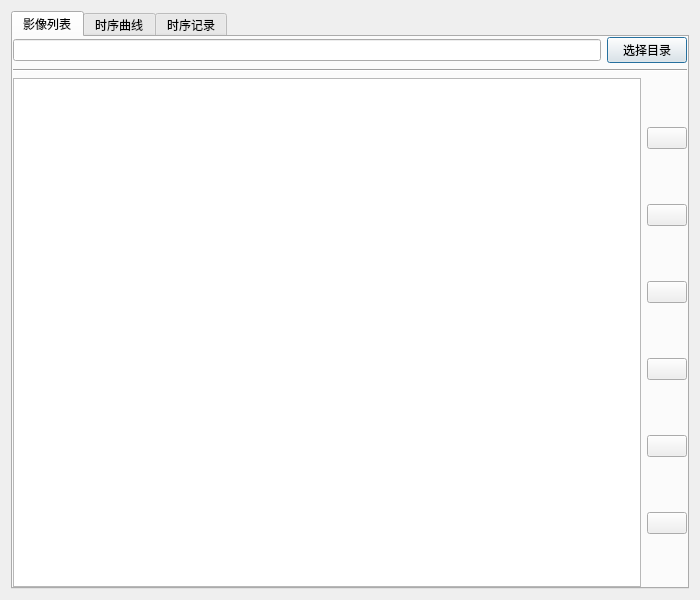
<?xml version="1.0" encoding="UTF-8"?>
<ui version="4.0">
 <class>TimeSeriesViewingToolDialogBase</class>
 <widget class="QDialog" name="TimeSeriesViewingToolDialogBase">
  <property name="geometry">
   <rect>
    <x>0</x>
    <y>0</y>
    <width>700</width>
    <height>600</height>
   </rect>
  </property>
  <property name="sizePolicy">
   <sizepolicy hsizetype="Fixed" vsizetype="Fixed">
    <horstretch>0</horstretch>
    <verstretch>0</verstretch>
   </sizepolicy>
  </property>
  <property name="minimumSize">
   <size>
    <width>700</width>
    <height>600</height>
   </size>
  </property>
  <property name="maximumSize">
   <size>
    <width>700</width>
    <height>600</height>
   </size>
  </property>
  <property name="windowTitle">
   <string>Time Series Viewing Tool</string>
  </property>
  <layout class="QGridLayout" name="gridLayout">
   <item row="0" column="0">
    <widget class="QTabWidget" name="tabContainer">
     <property name="currentIndex">
      <number>0</number>
     </property>
     <widget class="QWidget" name="twImages">
      <attribute name="title">
       <string>影像列表</string>
      </attribute>
      <layout class="QGridLayout" name="gridLayout_2">
       <property name="leftMargin">
        <number>0</number>
       </property>
       <property name="topMargin">
        <number>0</number>
       </property>
       <property name="rightMargin">
        <number>0</number>
       </property>
       <property name="bottomMargin">
        <number>0</number>
       </property>
       <item row="0" column="0">
        <layout class="QVBoxLayout" name="verticalLayout">
         <item>
          <layout class="QHBoxLayout" name="horizontalLayout_2">
           <property name="leftMargin">
            <number>0</number>
           </property>
           <item>
            <widget class="QLineEdit" name="leImagesDir"/>
           </item>
           <item>
            <widget class="QPushButton" name="pbSelectDir">
             <property name="text">
              <string>选择目录</string>
             </property>
            </widget>
           </item>
          </layout>
         </item>
         <item>
          <widget class="Line" name="line">
           <property name="orientation">
            <enum>Qt::Horizontal</enum>
           </property>
          </widget>
         </item>
         <item>
          <layout class="QHBoxLayout" name="horizontalLayout">
           <item>
            <widget class="QTableWidget" name="tbImages">
             <property name="sizePolicy">
              <sizepolicy hsizetype="Expanding" vsizetype="Expanding">
               <horstretch>8</horstretch>
               <verstretch>0</verstretch>
              </sizepolicy>
             </property>
            </widget>
           </item>
           <item>
            <layout class="QVBoxLayout" name="verticalLayout_2">
             <item>
              <widget class="QPushButton" name="pbAdd">
               <property name="text">
                <string/>
               </property>
              </widget>
             </item>
             <item>
              <widget class="QPushButton" name="pbClear">
               <property name="text">
                <string/>
               </property>
              </widget>
             </item>
             <item>
              <widget class="QPushButton" name="pbInsert">
               <property name="text">
                <string/>
               </property>
              </widget>
             </item>
             <item>
              <widget class="QPushButton" name="pbDelete">
               <property name="text">
                <string/>
               </property>
              </widget>
             </item>
             <item>
              <widget class="QPushButton" name="pbUp">
               <property name="text">
                <string/>
               </property>
              </widget>
             </item>
             <item>
              <widget class="QPushButton" name="pbDown">
               <property name="text">
                <string/>
               </property>
              </widget>
             </item>
            </layout>
           </item>
          </layout>
         </item>
        </layout>
       </item>
      </layout>
     </widget>
     <widget class="QWidget" name="twGraphics">
      <attribute name="title">
       <string>时序曲线</string>
      </attribute>
      <layout class="QGridLayout" name="gridLayout_3">
       <property name="leftMargin">
        <number>0</number>
       </property>
       <property name="topMargin">
        <number>0</number>
       </property>
       <property name="rightMargin">
        <number>0</number>
       </property>
       <property name="bottomMargin">
        <number>0</number>
       </property>
       <item row="0" column="0">
        <layout class="QVBoxLayout" name="verticalLayout_3">
         <item>
          <widget class="PlotWidget" name="gvPointRecords">
           <property name="sizePolicy">
            <sizepolicy hsizetype="Expanding" vsizetype="Expanding">
             <horstretch>0</horstretch>
             <verstretch>0</verstretch>
            </sizepolicy>
           </property>
          </widget>
         </item>
         <item>
          <widget class="QTableWidget" name="tbPointRecords">
           <property name="sizePolicy">
            <sizepolicy hsizetype="Expanding" vsizetype="Maximum">
             <horstretch>0</horstretch>
             <verstretch>0</verstretch>
            </sizepolicy>
           </property>
           <property name="maximumSize">
            <size>
             <width>16777215</width>
             <height>120</height>
            </size>
           </property>
          </widget>
         </item>
         <item>
          <layout class="QHBoxLayout" name="horizontalLayout_4">
           <item>
            <widget class="QLabel" name="label">
             <property name="text">
              <string>波段：</string>
             </property>
            </widget>
           </item>
           <item>
            <widget class="QComboBox" name="cbBandCount">
             <property name="editable">
              <bool>false</bool>
             </property>
             <property name="currentText">
              <string/>
             </property>
            </widget>
           </item>
           <item>
            <spacer name="horizontalSpacer_2">
             <property name="orientation">
              <enum>Qt::Horizontal</enum>
             </property>
             <property name="sizeHint" stdset="0">
              <size>
               <width>40</width>
               <height>20</height>
              </size>
             </property>
            </spacer>
           </item>
           <item>
            <widget class="QPushButton" name="pbSaveImage">
             <property name="text">
              <string>保存图像</string>
             </property>
            </widget>
           </item>
           <item>
            <widget class="QPushButton" name="pbAddtoRecords">
             <property name="text">
              <string>添加到记录</string>
             </property>
            </widget>
           </item>
          </layout>
         </item>
        </layout>
       </item>
      </layout>
     </widget>
     <widget class="QWidget" name="twRecords">
      <attribute name="title">
       <string>时序记录</string>
      </attribute>
      <layout class="QGridLayout" name="gridLayout_4">
       <item row="0" column="0">
        <layout class="QVBoxLayout" name="verticalLayout_4">
         <item>
          <widget class="QTableWidget" name="tbRecords"/>
         </item>
         <item>
          <layout class="QHBoxLayout" name="horizontalLayout_3">
           <item>
            <spacer name="horizontalSpacer">
             <property name="orientation">
              <enum>Qt::Horizontal</enum>
             </property>
             <property name="sizeHint" stdset="0">
              <size>
               <width>40</width>
               <height>20</height>
              </size>
             </property>
            </spacer>
           </item>
           <item>
            <widget class="QComboBox" name="cbExportFormat">
             <property name="editable">
              <bool>false</bool>
             </property>
             <property name="currentIndex">
              <number>-1</number>
             </property>
            </widget>
           </item>
           <item>
            <widget class="QPushButton" name="pbExport">
             <property name="text">
              <string>导出数据</string>
             </property>
            </widget>
           </item>
          </layout>
         </item>
        </layout>
       </item>
      </layout>
     </widget>
    </widget>
   </item>
  </layout>
 </widget>
 <customwidgets>
  <customwidget>
   <class>PlotWidget</class>
   <extends>QGraphicsView</extends>
   <header>pyqtgraph</header>
  </customwidget>
 </customwidgets>
 <resources/>
 <connections/>
</ui>
